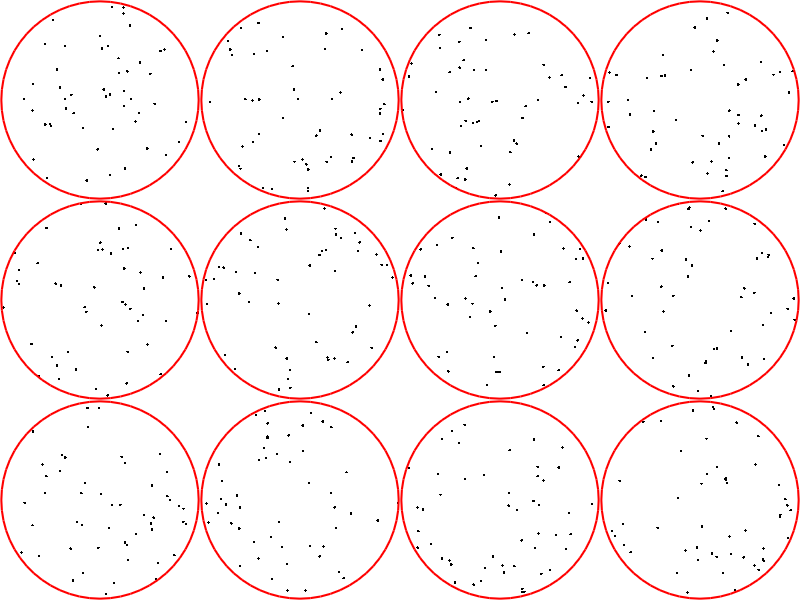

The MATLAB source for this figure:
% An example how to custom sub-plot with TIGHT axis good making plot images
% for presentations and documents. This example is a 3 by 4, note the
% loops! Requires a <dataset>! Each axis is 1 to 1 aspect ratio!

N_plot_in_x = 4;
N_plot_in_y = 3;

% Creat fake dataset
for I = 1:N_plot_in_x*N_plot_in_y
    [data_set{I}.X, data_set{I}.Y] = ...
        pol2cart((rand(50,1)*2-1)*pi, sqrt(rand(50,1))*150);
end

hFig = figure('Position', [250 200 900 675]); % These are your monitor coordinates! Make sure to adapt these to have proper aspect ratio


for I = 1:N_plot_in_y
    for J = 1:N_plot_in_x

        hAx = axes(hFig, 'Position', [(J-1)/N_plot_in_x (N_plot_in_y-I)/N_plot_in_y 1/N_plot_in_x 1/N_plot_in_y], 'Visible', 'off', ...
            'XLim', [-152 152], 'YLim', [-152 152], 'NextPlot', 'add');
        plot(hAx, data_set{N_plot_in_x*(I-1)+J}.X, data_set{N_plot_in_x*(I-1)+J}.Y, 'k.');
        rectangle(hAx, 'Position', [-150 -150 2*150 2*150], ...
            'Curvature', [1 1], 'EdgeColor', 'r', 'LineWidth', 1.5);

    end
end

print('.\test.png', '-dpng', '-r150');